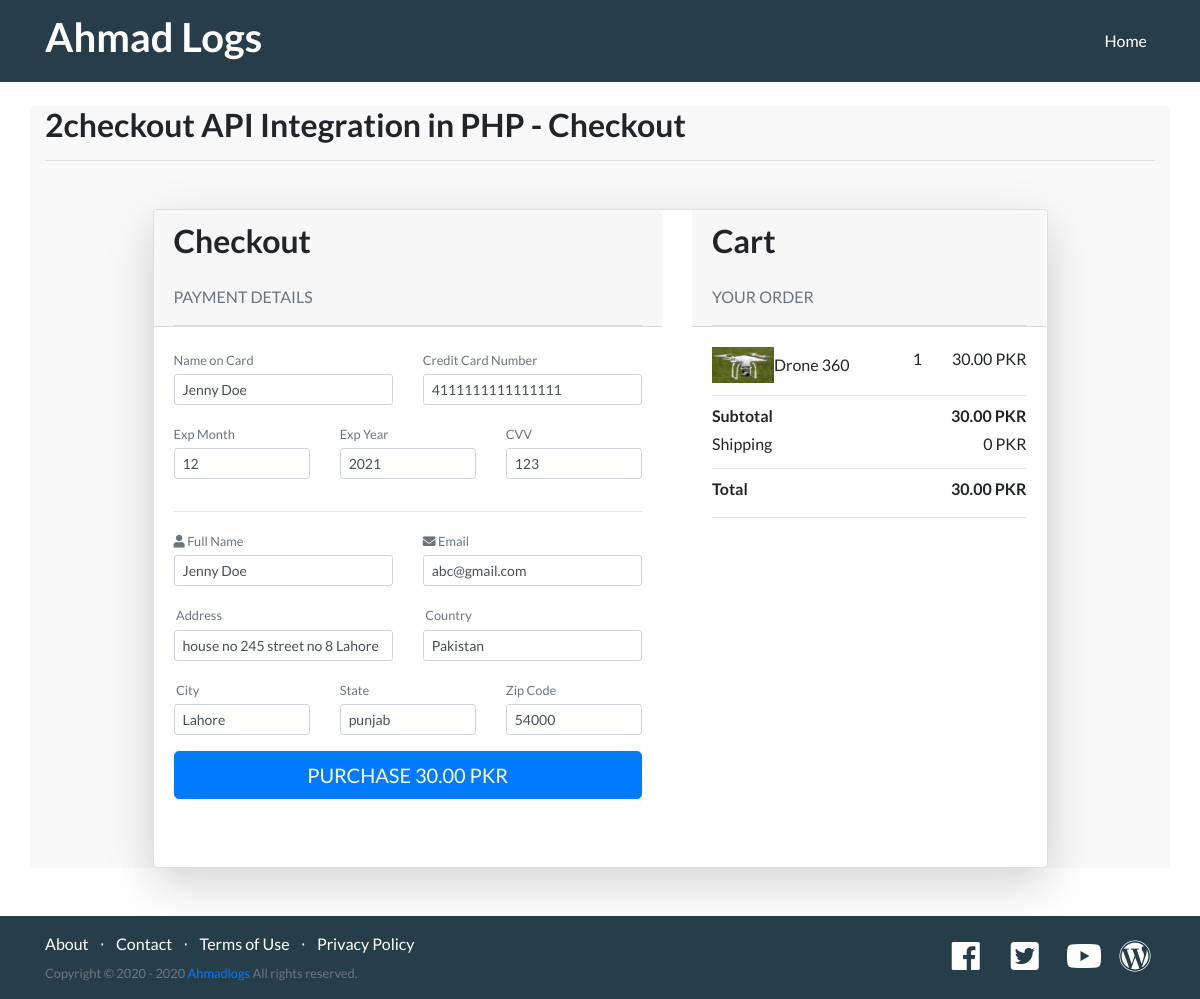
The page /checkout.php?product_id=3 on the database its author committed.
### tables this page shows
CREATE TABLE `product` (
  `product_id` int(11) NOT NULL,
  `name` varchar(255) NOT NULL,
  `description` text NOT NULL,
  `image` varchar(255) NOT NULL,
  `price` float(10,2) NOT NULL,
  `status` int(1) NOT NULL
);

### checkout.php (the view, shortened to what this page needs)
<?php
include_once 'include/config.php';
include("include/header.php");
$product_id = $_GET['product_id'];
$results = $db->query("SELECT * FROM product WHERE product_id = ".$product_id);
$row = $results->fetch_array();
$product_name = $row['name'];
$product_price = $row['price'];
$image = $row['image'];
?>
  <section class="showcase">
    <div class="container">
      <div class="pb-2 mt-4 mb-2 border-bottom">
        <h2><?php echo TITLE;?>  - Checkout</h2>
      </div>
<div class=" container-fluid my-5 ">
    <div class="row justify-content-center ">
        <div class="col-xl-10">
            <div class="card shadow-lg ">
                <div class="row justify-content-around">
                    <div class="col-md-7">
                        <div class="card border-0">
                            <div class="card-header pb-0">
                                <h2 class="card-title space ">Checkout</h2>
                                <p class="card-text text-muted mt-4 space">PAYMENT DETAILS</p>
                                <hr class="my-0">
                            </div>
                            <div class="card-body">
	<form action="<?php echo BASE_URL.'checkout.php?product_id='.$product_id;?>" method="POST" id="myCCForm">
		<div class="row">
		<div class="col-sm-6">
		<div class="form-group">
		<label for="name_on_card" class="small text-muted mb-1">Name on Card</label>
		<input type="text" name="name_on_card" id="name_on_card" value="Jenny Doe" class="form-control form-control-sm" >
		</div>
		</div>
		<div class="col-sm-6">
		<div class="form-group">
		<label for="ccNo" class="small text-muted mb-1">Credit Card Number</label>
		<input type="text" name="ccNo" id="ccNo" value="4111111111111111" class="form-control form-control-sm" >
		</div>
		</div>
		</div>
		<div class="row">
		<div class="col-sm-4">
		<div class="form-group">
		<label for="expMonth" class="small text-muted mb-1">Exp Month</label>
		<input type="text" name="expMonth" id="expMonth" value="12" class="form-control form-control-sm" >
		</div>
		</div>
		<div class="col-sm-4">
		<div class="form-group">
		<label for="expYear" class="small text-muted mb-1">Exp Year</label>
		<input type="text" name="expYear" id="expYear" value="2021" class="form-control form-control-sm" >
		</div>
		</div>
		<div class="col-sm-4">
		<div class="form-group">
		<label for="cvv" class="small text-muted mb-1">CVV</label>
		<input type="text" name="cvv" id="cvv" value="123" class="form-control form-control-sm" >
		</div>
		</div>
		</div>
		<hr>
		<div class="row">
		<div class="col-sm-6">
		<div class="form-group">
		<label for="fullname" class="small text-muted mb-1"><i class="fa fa-user"></i> Full Name</label>
		<input type="text" name="fullname" id="fullname" value="Jenny Doe" class="form-control form-control-sm" >
		</div>
		</div>
		<div class="col-sm-6">
		<div class="form-group">
		<label for="email" class="small text-muted mb-1"><i class="fa fa-envelope"></i> Email</label>
		<input type="text" name="email" id="email" value="abc@gmail.com" class="form-control form-control-sm" >
		</div>
		</div>
		</div>
		<div class="row">
		<div class="col-sm-6">
		<div class="form-group">
		<label for="address" class="small text-muted mb-1"><i class="fa fa-address-card-o"></i> Address</label>
		<input type="text" name="address" id="address" value="house no 245 street no 8 Lahore" class="form-control form-control-sm" >
		</div>
		</div>
		<div class="col-sm-6">
		<div class="form-group">
		<label for="country" class="small text-muted mb-1"><i class="fa fa-address-card-o"></i> Country</label>
		<input type="text" name="country" id="country" value="Pakistan" class="form-control form-control-sm" >
		</div>
		</div>
		</div>
		<div class="row">
		<div class="col-sm-4">
		<div class="form-group">
		<label for="city" class="small text-muted mb-1"><i class="fa fa-institution"></i> City</label>
		<input type="text" name="city" id="city" value="Lahore" class="form-control form-control-sm" >
		</div>
		</div>
		<div class="col-sm-4">
		<div class="form-group">
		<label for="state" class="small text-muted mb-1">State</label>
		<input type="text" name="state" id="state" value="punjab" class="form-control form-control-sm" >
		</div>
		</div>
		<div class="col-sm-4">
		<div class="form-group">
		<label for="state" class="small text-muted mb-1">Zip Code</label>
		<input type="text" name="zipCode" id="zipCode" value="54000" class="form-control form-control-sm" >
		</div>
		</div>
		</div>
		<div class="row mb-md-5">
			<div class="col">
			<button type="submit" name="" id="" class="btn btn-lg btn-block btn-primary">PURCHASE <?php echo $product_price;?> PKR</button></div>
		</div>
    </form>
							</div>
                        </div>
                    </div>
					<div class="col-md-5">
                        <div class="card border-0 ">
                            <div class="card-header pb-0">
                                <h2 class="card-title space ">Cart</h2>
                                <p class="card-text text-muted mt-4 space">YOUR ORDER</p>
                                <hr class="my-0">
                            </div>
                            <div class="card-body">
                                <div class="row justify-content-between">
                                    <div class="col-auto col-md-7">
                                        <div class="media flex-column flex-sm-row">
										<img class=" img-fluid" src="<?php echo BASE_URL.$image;?>" width="62" height="62">
                                            <div class="media-body my-auto">
                                                <div class="row ">
                                                    <div class="col-auto">
                                                        <p class="mb-0"><?php echo $product_name;?></p>
                                                    </div>
                                                </div>
                                            </div>
                                        </div>
                                    </div>
                                    <div class=" pl-0 flex-sm-col col-auto my-auto">
                                        <p class="boxed-1">1</p>
                                    </div>
                                    <div class=" pl-0 flex-sm-col col-auto my-auto ">
                                        <p><?php echo $product_price;?> PKR</p>
                                    </div>
                                </div>
                                <hr class="my-2">
                                <div class="row ">
                                    <div class="col">
                                        <div class="row justify-content-between">
                                            <div class="col-4">
                                                <p class="mb-1"><b>Subtotal</b></p>
                                            </div>
                                            <div class="flex-sm-col col-auto">
                                                <p class="mb-1"><b><?php echo $product_price;?> PKR</b></p>
                                            </div>
                                        </div>
                                        <div class="row justify-content-between">
                                            <div class="col">
                                                <p class="mb-1">Shipping</p>
                                            </div>
                                            <div class="flex-sm-col col-auto">
                                                <p class="mb-1">0 PKR</p>
                                            </div>
                                        </div>
										<hr class="my-2">
                                        <div class="row justify-content-between">
                                            <div class="col-4">
                                                <p><b>Total</b></p>
                                            </div>
                                            <div class="flex-sm-col col-auto">
                                                <p class="mb-1"><b><?php echo $product_price;?> PKR</b></p>
                                            </div>
                                        </div>
                                        <hr class="my-0">
                                    </div>
                                </div>
                            </div>
                        </div>
                    </div>
                </div>
            </div>
        </div>
    </div>
</div>
	</div>
  </section>
<?php include("include/footer.php"); ?>

### css/style.css (style rules this page uses)
body { font-family: 'Lato', 'Helvetica Neue', Helvetica, Arial, sans-serif; }
h1, h2, h3, h4, h5, h6 { font-family: 'Lato', 'Helvetica Neue', Helvetica, Arial, sans-serif; font-weight: 700; }
.showcase .container { min-height: 350px; background-color: #F9F9F9; margin-top: 10px; margin-bottom: 10px; }

### rows shown on the page
product: price "30.00", image (picture), name "Drone 360"

### other values the page prints
TITLE "2checkout API Integration in PHP"
